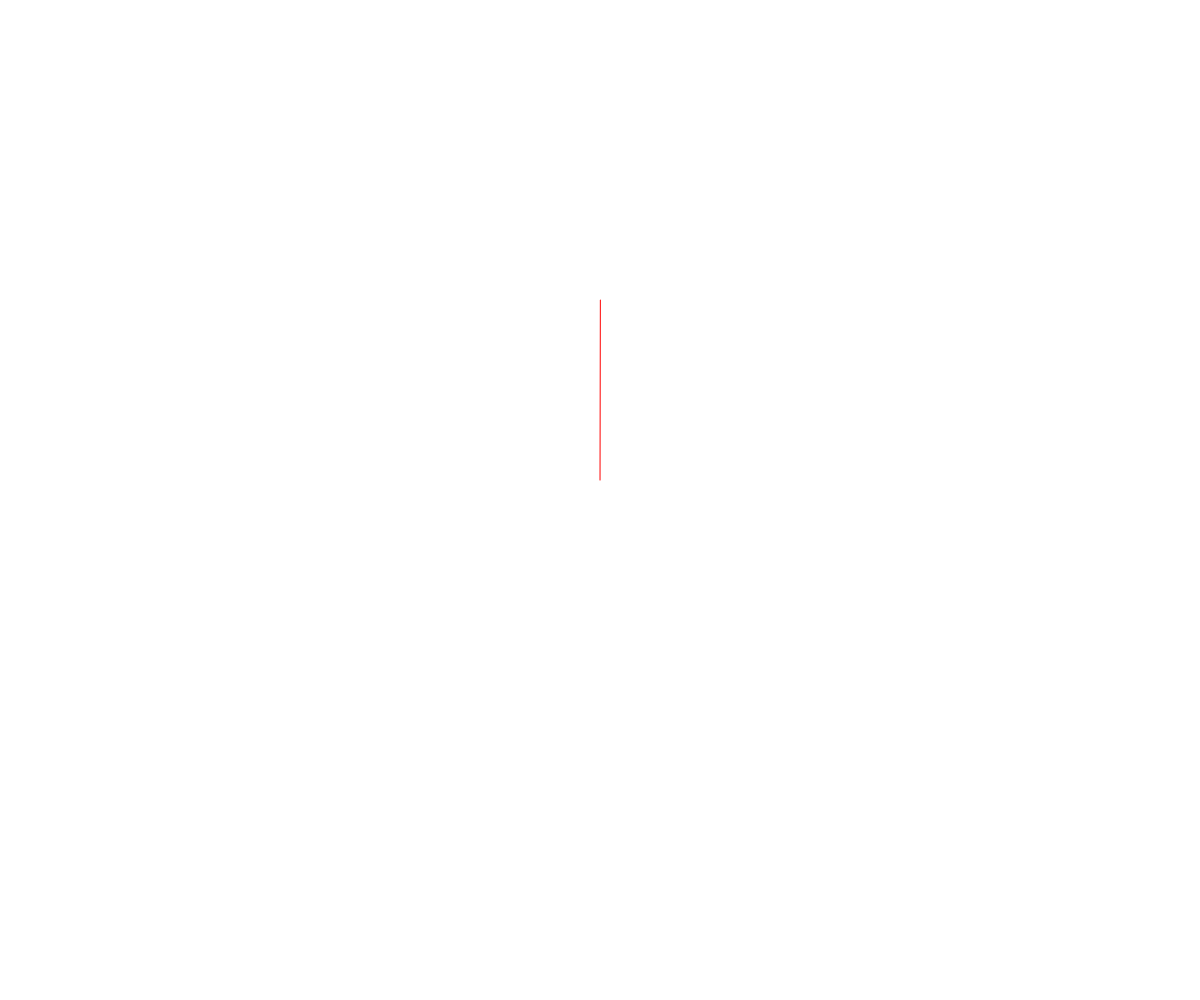
Frame 1 (no input)
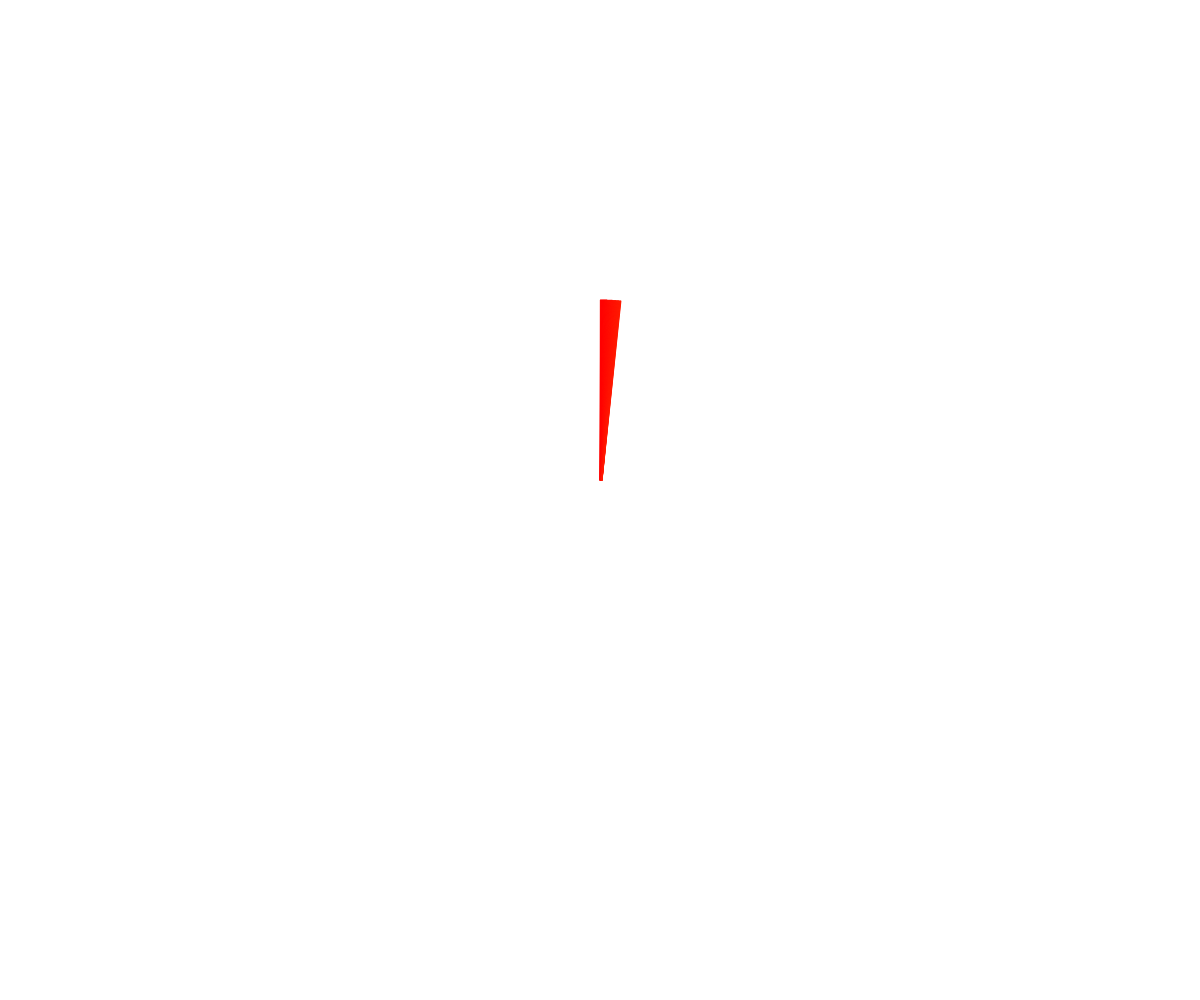
Frame 60 (no input)
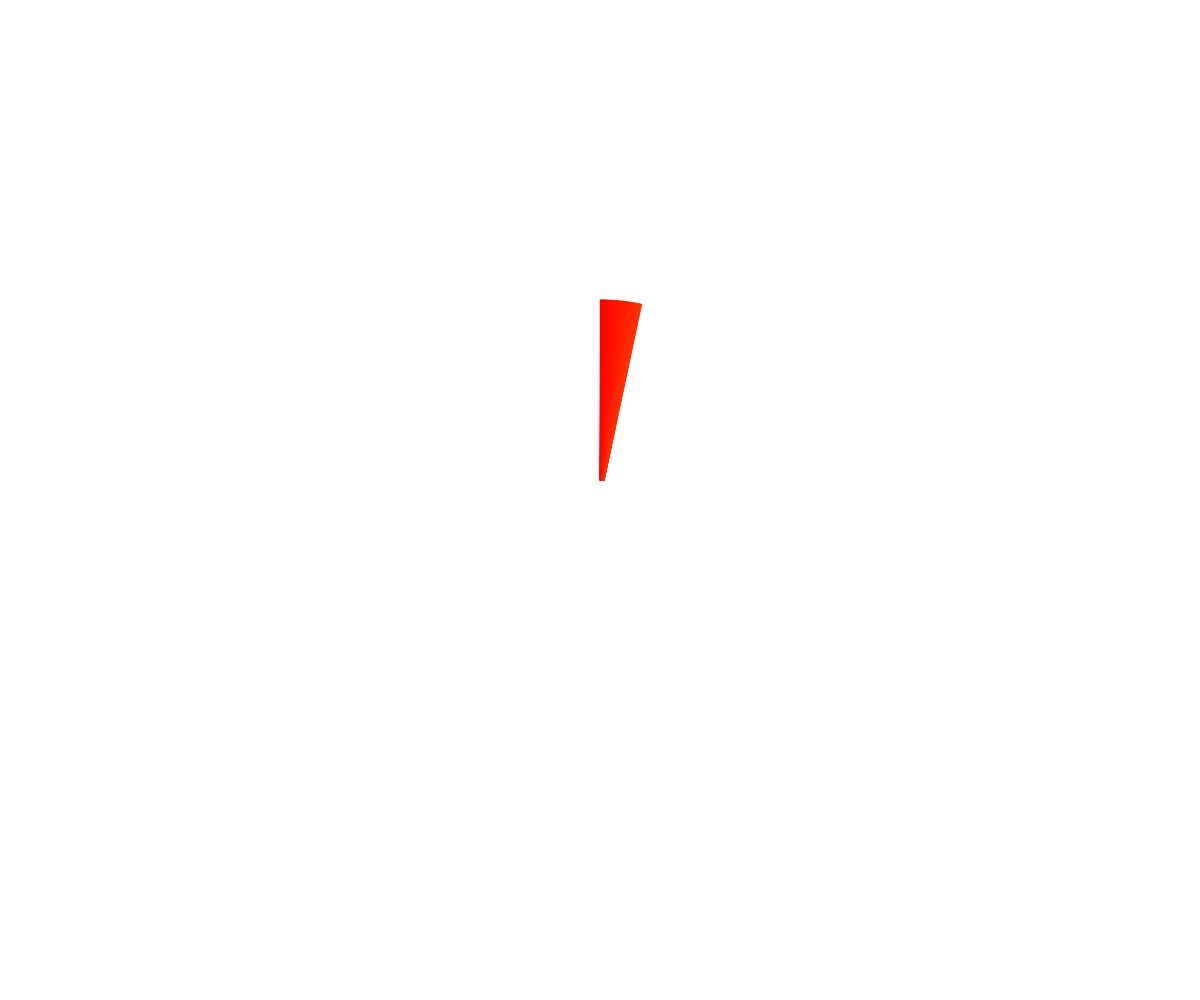
Frame 120 (the mouse pressed at the canvas centre since frame 60)

The p5.js sketch that drew these frames (run headless with seeded random() and noise() and a simulated clock; from frame 60 on, the mouse is pressed at the canvas centre):

// p5.js sketch
// ── sketch.js
// each frame for 1 minute=60*60=3600 frames
// 6 deg per second = 0.1deg per frame

function setup() {
  createCanvas(windowWidth, windowHeight);
  colorMode(HSB, 360, 100, 100);
  frameRate(60);
}

function draw() {
  push();
  translate(width / 2, height / 2);
  rotate(radians(frameCount * 0.1));
  let hue = (frameCount * 0.1) % 360;
  stroke(hue, 100, 100);
  line(0, -20, 0, -200);
  pop();
}
